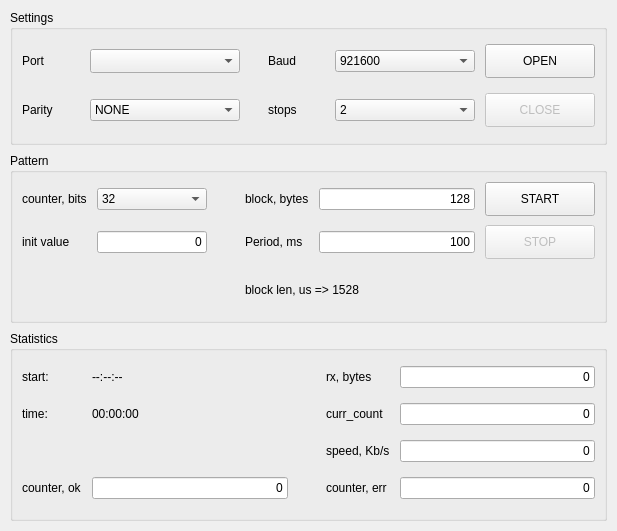
            <widget class="QWidget" name="comTab">
              <attribute name="title">
                <string>COM</string>
              </attribute>
              <layout class="QVBoxLayout" name="comTabVerticalLayout">
                <property name="leftMargin">
                  <number>10</number>
                </property>
                <property name="topMargin">
                  <number>10</number>
                </property>
                <property name="rightMargin">
                  <number>10</number>
                </property>
                <property name="bottomMargin">
                  <number>10</number>
                </property>
                <property name="spacing">
                  <number>8</number>
                </property>
                <item>
                  <widget class="QGroupBox" name="settingsGroupBox">
                    <property name="minimumSize">
                      <size>
                        <width>0</width>
                        <height>135</height>
                      </size>
                    </property>
                    <property name="title">
                      <string>Settings</string>
                    </property>
                    <layout class="QGridLayout" name="settingsGridLayout">
                      <property name="horizontalSpacing">
                        <number>10</number>
                      </property>
                      <property name="verticalSpacing">
                        <number>10</number>
                      </property>
                      <item row="0" column="0">
                        <widget class="QLabel" name="portLabel">
                          <property name="text">
                            <string>Port</string>
                          </property>
                          <property name="buddy">
                            <cstring>portComboBox</cstring>
                          </property>
                        </widget>
                      </item>
                      <item row="0" column="1">
                        <widget class="QComboBox" name="portComboBox">
                          <property name="minimumSize">
                            <size>
                              <width>150</width>
                              <height>0</height>
                            </size>
                          </property>
                          <property name="sizeAdjustPolicy">
                            <enum>QComboBox::AdjustToMinimumContentsLengthWithIcon</enum>
                          </property>
                          <property name="minimumContentsLength">
                            <number>12</number>
                          </property>
                        </widget>
                      </item>
                      <item row="0" column="2">
                        <spacer name="settingsMiddleSpacerTop">
                          <property name="orientation">
                            <enum>Qt::Horizontal</enum>
                          </property>
                          <property name="sizeType">
                            <enum>QSizePolicy::Fixed</enum>
                          </property>
                          <property name="sizeHint" stdset="0">
                            <size>
                              <width>18</width>
                              <height>20</height>
                            </size>
                          </property>
                        </spacer>
                      </item>
                      <item row="0" column="3">
                        <widget class="QLabel" name="baudLabel">
                          <property name="text">
                            <string>Baud</string>
                          </property>
                          <property name="buddy">
                            <cstring>baudComboBox</cstring>
                          </property>
                        </widget>
                      </item>
                      <item row="0" column="4">
                        <widget class="QComboBox" name="baudComboBox">
                          <property name="minimumSize">
                            <size>
                              <width>140</width>
                              <height>0</height>
                            </size>
                          </property>
                          <property name="currentIndex">
                            <number>3</number>
                          </property>
                          <item>
                            <property name="text">
                              <string>115200</string>
                            </property>
                          </item>
                          <item>
                            <property name="text">
                              <string>230400</string>
                            </property>
                          </item>
                          <item>
                            <property name="text">
                              <string>460800</string>
                            </property>
                          </item>
                          <item>
                            <property name="text">
                              <string>921600</string>
                            </property>
                          </item>
                          <item>
                            <property name="text">
                              <string>1500000</string>
                            </property>
                          </item>
                        </widget>
                      </item>
                      <item row="0" column="5">
                        <widget class="QPushButton" name="openButton">
                          <property name="minimumSize">
                            <size>
                              <width>110</width>
                              <height>34</height>
                            </size>
                          </property>
                          <property name="text">
                            <string>OPEN</string>
                          </property>
                        </widget>
                      </item>
                      <item row="1" column="0">
                        <widget class="QLabel" name="parityLabel">
                          <property name="text">
                            <string>Parity</string>
                          </property>
                          <property name="buddy">
                            <cstring>parityComboBox</cstring>
                          </property>
                        </widget>
                      </item>
                      <item row="1" column="1">
                        <widget class="QComboBox" name="parityComboBox">
                          <item>
                            <property name="text">
                              <string>NONE</string>
                            </property>
                          </item>
                          <item>
                            <property name="text">
                              <string>EVEN</string>
                            </property>
                          </item>
                          <item>
                            <property name="text">
                              <string>ODD</string>
                            </property>
                          </item>
                        </widget>
                      </item>
                      <item row="1" column="2">
                        <spacer name="settingsMiddleSpacerBottom">
                          <property name="orientation">
                            <enum>Qt::Horizontal</enum>
                          </property>
                          <property name="sizeType">
                            <enum>QSizePolicy::Fixed</enum>
                          </property>
                          <property name="sizeHint" stdset="0">
                            <size>
                              <width>18</width>
                              <height>20</height>
                            </size>
                          </property>
                        </spacer>
                      </item>
                      <item row="1" column="3">
                        <widget class="QLabel" name="stopsLabel">
                          <property name="text">
                            <string>stops</string>
                          </property>
                          <property name="buddy">
                            <cstring>stopsComboBox</cstring>
                          </property>
                        </widget>
                      </item>
                      <item row="1" column="4">
                        <widget class="QComboBox" name="stopsComboBox">
                          <property name="currentIndex">
                            <number>1</number>
                          </property>
                          <item>
                            <property name="text">
                              <string>1</string>
                            </property>
                          </item>
                          <item>
                            <property name="text">
                              <string>2</string>
                            </property>
                          </item>
                        </widget>
                      </item>
                      <item row="1" column="5">
                        <widget class="QPushButton" name="closeButton">
                          <property name="minimumSize">
                            <size>
                              <width>110</width>
                              <height>34</height>
                            </size>
                          </property>
                          <property name="enabled">
                            <bool>false</bool>
                          </property>
                          <property name="text">
                            <string>CLOSE</string>
                          </property>
                        </widget>
                      </item>
                    </layout>
                  </widget>
                </item>
                <item>
                  <widget class="QGroupBox" name="patternGroupBox">
                    <property name="minimumSize">
                      <size>
                        <width>0</width>
                        <height>170</height>
                      </size>
                    </property>
                    <property name="title">
                      <string>Pattern</string>
                    </property>
                    <layout class="QGridLayout" name="patternGridLayout">
                      <property name="horizontalSpacing">
                        <number>10</number>
                      </property>
                      <property name="verticalSpacing">
                        <number>9</number>
                      </property>
                      <item row="0" column="0">
                        <widget class="QLabel" name="counterBitsLabel">
                          <property name="text">
                            <string>counter, bits</string>
                          </property>
                          <property name="buddy">
                            <cstring>counterBitsComboBox</cstring>
                          </property>
                        </widget>
                      </item>
                      <item row="0" column="1">
                        <widget class="QComboBox" name="counterBitsComboBox">
                          <property name="minimumSize">
                            <size>
                              <width>110</width>
                              <height>0</height>
                            </size>
                          </property>
                          <property name="currentIndex">
                            <number>2</number>
                          </property>
                          <item>
                            <property name="text">
                              <string>8</string>
                            </property>
                          </item>
                          <item>
                            <property name="text">
                              <string>16</string>
                            </property>
                          </item>
                          <item>
                            <property name="text">
                              <string>32</string>
                            </property>
                          </item>
                          <item>
                            <property name="text">
                              <string>64</string>
                            </property>
                          </item>
                        </widget>
                      </item>
                      <item row="0" column="2">
                        <spacer name="patternMiddleSpacerTop">
                          <property name="orientation">
                            <enum>Qt::Horizontal</enum>
                          </property>
                          <property name="sizeType">
                            <enum>QSizePolicy::Fixed</enum>
                          </property>
                          <property name="sizeHint" stdset="0">
                            <size>
                              <width>18</width>
                              <height>20</height>
                            </size>
                          </property>
                        </spacer>
                      </item>
                      <item row="0" column="3">
                        <widget class="QLabel" name="blockBytesLabel">
                          <property name="text">
                            <string>block, bytes</string>
                          </property>
                          <property name="buddy">
                            <cstring>blockBytesLineEdit</cstring>
                          </property>
                        </widget>
                      </item>
                      <item row="0" column="4">
                        <widget class="QLineEdit" name="blockBytesLineEdit">
                          <property name="minimumSize">
                            <size>
                              <width>140</width>
                              <height>0</height>
                            </size>
                          </property>
                          <property name="text">
                            <string>128</string>
                          </property>
                          <property name="maxLength">
                            <number>10</number>
                          </property>
                          <property name="alignment">
                            <set>Qt::AlignRight|Qt::AlignTrailing|Qt::AlignVCenter</set>
                          </property>
                          <property name="placeholderText">
                            <string>Block size</string>
                          </property>
                        </widget>
                      </item>
                      <item row="0" column="5">
                        <widget class="QPushButton" name="startButton">
                          <property name="minimumSize">
                            <size>
                              <width>110</width>
                              <height>34</height>
                            </size>
                          </property>
                          <property name="text">
                            <string>START</string>
                          </property>
                        </widget>
                      </item>
                      <item row="1" column="0">
                        <widget class="QLabel" name="initValueLabel">
                          <property name="text">
                            <string>init value</string>
                          </property>
                          <property name="buddy">
                            <cstring>initValueLineEdit</cstring>
                          </property>
                        </widget>
                      </item>
                      <item row="1" column="1">
                        <widget class="QLineEdit" name="initValueLineEdit">
                          <property name="text">
                            <string>0</string>
                          </property>
                          <property name="maxLength">
                            <number>20</number>
                          </property>
                          <property name="alignment">
                            <set>Qt::AlignRight|Qt::AlignTrailing|Qt::AlignVCenter</set>
                          </property>
                          <property name="placeholderText">
                            <string>0 or 0x...</string>
                          </property>
                        </widget>
                      </item>
                      <item row="1" column="2">
                        <spacer name="patternMiddleSpacerBottom">
                          <property name="orientation">
                            <enum>Qt::Horizontal</enum>
                          </property>
                          <property name="sizeType">
                            <enum>QSizePolicy::Fixed</enum>
                          </property>
                          <property name="sizeHint" stdset="0">
                            <size>
                              <width>18</width>
                              <height>20</height>
                            </size>
                          </property>
                        </spacer>
                      </item>
                      <item row="1" column="3">
                        <widget class="QLabel" name="periodMsLabel">
                          <property name="text">
                            <string>Period, ms</string>
                          </property>
                          <property name="buddy">
                            <cstring>periodMsLineEdit</cstring>
                          </property>
                        </widget>
                      </item>
                      <item row="1" column="4">
                        <widget class="QLineEdit" name="periodMsLineEdit">
                          <property name="minimumSize">
                            <size>
                              <width>140</width>
                              <height>0</height>
                            </size>
                          </property>
                          <property name="text">
                            <string>100</string>
                          </property>
                          <property name="maxLength">
                            <number>10</number>
                          </property>
                          <property name="alignment">
                            <set>Qt::AlignRight|Qt::AlignTrailing|Qt::AlignVCenter</set>
                          </property>
                          <property name="placeholderText">
                            <string>Period in ms</string>
                          </property>
                        </widget>
                      </item>
                      <item row="1" column="5">
                        <widget class="QPushButton" name="stopButton">
                          <property name="minimumSize">
                            <size>
                              <width>110</width>
                              <height>34</height>
                            </size>
                          </property>
                          <property name="enabled">
                            <bool>false</bool>
                          </property>
                          <property name="text">
                            <string>STOP</string>
                          </property>
                        </widget>
                      </item>
                      <item row="2" column="0" colspan="3">
                        <spacer name="patternBottomLeftSpacer">
                          <property name="orientation">
                            <enum>Qt::Horizontal</enum>
                          </property>
                          <property name="sizeHint" stdset="0">
                            <size>
                              <width>20</width>
                              <height>10</height>
                            </size>
                          </property>
                        </spacer>
                      </item>
                      <item row="2" column="3" colspan="2">
                        <widget class="QLabel" name="blockLengthUsLabel">
                          <property name="minimumSize">
                            <size>
                              <width>230</width>
                              <height>0</height>
                            </size>
                          </property>
                          <property name="toolTip">
                            <string>Theoretical transmission time of one block using the selected COM-port settings, us</string>
                          </property>
                          <property name="text">
                            <string>block len, us =&gt; 1528</string>
                          </property>
                          <property name="alignment">
                            <set>Qt::AlignLeft|Qt::AlignVCenter</set>
                          </property>
                        </widget>
                      </item>
                    </layout>
                  </widget>
                </item>
                <item>
                  <widget class="QGroupBox" name="statisticsGroupBox">
                    <property name="minimumSize">
                      <size>
                        <width>0</width>
                        <height>190</height>
                      </size>
                    </property>
                    <property name="title">
                      <string>Statistics</string>
                    </property>
                    <layout class="QGridLayout" name="statisticsGridLayout">
                      <property name="horizontalSpacing">
                        <number>10</number>
                      </property>
                      <property name="verticalSpacing">
                        <number>9</number>
                      </property>
                      <item row="0" column="0">
                        <widget class="QLabel" name="startTimeLabel">
                          <property name="text">
                            <string>start:</string>
                          </property>
                        </widget>
                      </item>
                      <item row="0" column="1">
                        <widget class="QLabel" name="startTimeValueLabel">
                          <property name="minimumSize">
                            <size>
                              <width>115</width>
                              <height>0</height>
                            </size>
                          </property>
                          <property name="text">
                            <string>--:--:--</string>
                          </property>
                        </widget>
                      </item>
                      <item row="0" column="2">
                        <spacer name="statisticsMiddleSpacerTop">
                          <property name="orientation">
                            <enum>Qt::Horizontal</enum>
                          </property>
                          <property name="sizeType">
                            <enum>QSizePolicy::Fixed</enum>
                          </property>
                          <property name="sizeHint" stdset="0">
                            <size>
                              <width>18</width>
                              <height>20</height>
                            </size>
                          </property>
                        </spacer>
                      </item>
                      <item row="0" column="3">
                        <widget class="QLabel" name="rxBytesLabel">
                          <property name="text">
                            <string>rx, bytes</string>
                          </property>
                          <property name="buddy">
                            <cstring>rxBytesLineEdit</cstring>
                          </property>
                        </widget>
                      </item>
                      <item row="0" column="4">
                        <widget class="QLineEdit" name="rxBytesLineEdit">
                          <property name="minimumSize">
                            <size>
                              <width>160</width>
                              <height>0</height>
                            </size>
                          </property>
                          <property name="focusPolicy">
                            <enum>Qt::NoFocus</enum>
                          </property>
                          <property name="text">
                            <string>0</string>
                          </property>
                          <property name="readOnly">
                            <bool>true</bool>
                          </property>
                          <property name="alignment">
                            <set>Qt::AlignRight|Qt::AlignTrailing|Qt::AlignVCenter</set>
                          </property>
                        </widget>
                      </item>
                      <item row="1" column="0">
                        <widget class="QLabel" name="elapsedTimeLabel">
                          <property name="text">
                            <string>time:</string>
                          </property>
                        </widget>
                      </item>
                      <item row="1" column="1">
                        <widget class="QLabel" name="elapsedTimeValueLabel">
                          <property name="minimumSize">
                            <size>
                              <width>115</width>
                              <height>0</height>
                            </size>
                          </property>
                          <property name="text">
                            <string>00:00:00</string>
                          </property>
                        </widget>
                      </item>
                      <item row="1" column="2">
                        <spacer name="statisticsMiddleSpacerCenter">
                          <property name="orientation">
                            <enum>Qt::Horizontal</enum>
                          </property>
                          <property name="sizeType">
                            <enum>QSizePolicy::Fixed</enum>
                          </property>
                          <property name="sizeHint" stdset="0">
                            <size>
                              <width>18</width>
                              <height>20</height>
                            </size>
                          </property>
                        </spacer>
                      </item>
                      <item row="1" column="3">
                        <widget class="QLabel" name="currentCountLabel">
                          <property name="text">
                            <string>curr_count</string>
                          </property>
                          <property name="buddy">
                            <cstring>currentCountLineEdit</cstring>
                          </property>
                        </widget>
                      </item>
                      <item row="1" column="4">
                        <widget class="QLineEdit" name="currentCountLineEdit">
                          <property name="minimumSize">
                            <size>
                              <width>160</width>
                              <height>0</height>
                            </size>
                          </property>
                          <property name="focusPolicy">
                            <enum>Qt::NoFocus</enum>
                          </property>
                          <property name="text">
                            <string>0</string>
                          </property>
                          <property name="readOnly">
                            <bool>true</bool>
                          </property>
                          <property name="alignment">
                            <set>Qt::AlignRight|Qt::AlignTrailing|Qt::AlignVCenter</set>
                          </property>
                        </widget>
                      </item>
                      <item row="2" column="0" colspan="3">
                        <spacer name="statisticsLeftBottomSpacer">
                          <property name="orientation">
                            <enum>Qt::Horizontal</enum>
                          </property>
                          <property name="sizeHint" stdset="0">
                            <size>
                              <width>40</width>
                              <height>20</height>
                            </size>
                          </property>
                        </spacer>
                      </item>
                      <item row="2" column="3">
                        <widget class="QLabel" name="speedLabel">
                          <property name="text">
                            <string>speed, Kb/s</string>
                          </property>
                          <property name="buddy">
                            <cstring>speedLineEdit</cstring>
                          </property>
                        </widget>
                      </item>
                      <item row="2" column="4">
                        <widget class="QLineEdit" name="speedLineEdit">
                          <property name="minimumSize">
                            <size>
                              <width>160</width>
                              <height>0</height>
                            </size>
                          </property>
                          <property name="focusPolicy">
                            <enum>Qt::NoFocus</enum>
                          </property>
                          <property name="text">
                            <string>0</string>
                          </property>
                          <property name="readOnly">
                            <bool>true</bool>
                          </property>
                          <property name="alignment">
                            <set>Qt::AlignRight|Qt::AlignTrailing|Qt::AlignVCenter</set>
                          </property>
                        </widget>
                      </item>
                      <item row="3" column="0">
                        <widget class="QLabel" name="counterOkLabel">
                          <property name="text">
                            <string>counter, ok</string>
                          </property>
                          <property name="buddy">
                            <cstring>counterOkLineEdit</cstring>
                          </property>
                        </widget>
                      </item>
                      <item row="3" column="1">
                        <widget class="QLineEdit" name="counterOkLineEdit">
                          <property name="minimumSize">
                            <size>
                              <width>160</width>
                              <height>0</height>
                            </size>
                          </property>
                          <property name="focusPolicy">
                            <enum>Qt::NoFocus</enum>
                          </property>
                          <property name="text">
                            <string>0</string>
                          </property>
                          <property name="readOnly">
                            <bool>true</bool>
                          </property>
                          <property name="alignment">
                            <set>Qt::AlignRight|Qt::AlignTrailing|Qt::AlignVCenter</set>
                          </property>
                        </widget>
                      </item>
                      <item row="3" column="2">
                        <spacer name="statisticsMiddleSpacerBottom">
                          <property name="orientation">
                            <enum>Qt::Horizontal</enum>
                          </property>
                          <property name="sizeType">
                            <enum>QSizePolicy::Fixed</enum>
                          </property>
                          <property name="sizeHint" stdset="0">
                            <size>
                              <width>18</width>
                              <height>20</height>
                            </size>
                          </property>
                        </spacer>
                      </item>
                      <item row="3" column="3">
                        <widget class="QLabel" name="counterErrLabel">
                          <property name="text">
                            <string>counter, err</string>
                          </property>
                          <property name="buddy">
                            <cstring>counterErrLineEdit</cstring>
                          </property>
                        </widget>
                      </item>
                      <item row="3" column="4">
                        <widget class="QLineEdit" name="counterErrLineEdit">
                          <property name="minimumSize">
                            <size>
                              <width>160</width>
                              <height>0</height>
                            </size>
                          </property>
                          <property name="focusPolicy">
                            <enum>Qt::NoFocus</enum>
                          </property>
                          <property name="text">
                            <string>0</string>
                          </property>
                          <property name="readOnly">
                            <bool>true</bool>
                          </property>
                          <property name="alignment">
                            <set>Qt::AlignRight|Qt::AlignTrailing|Qt::AlignVCenter</set>
                          </property>
                        </widget>
                      </item>
                    </layout>
                  </widget>
                </item>
              </layout>
            </widget>
